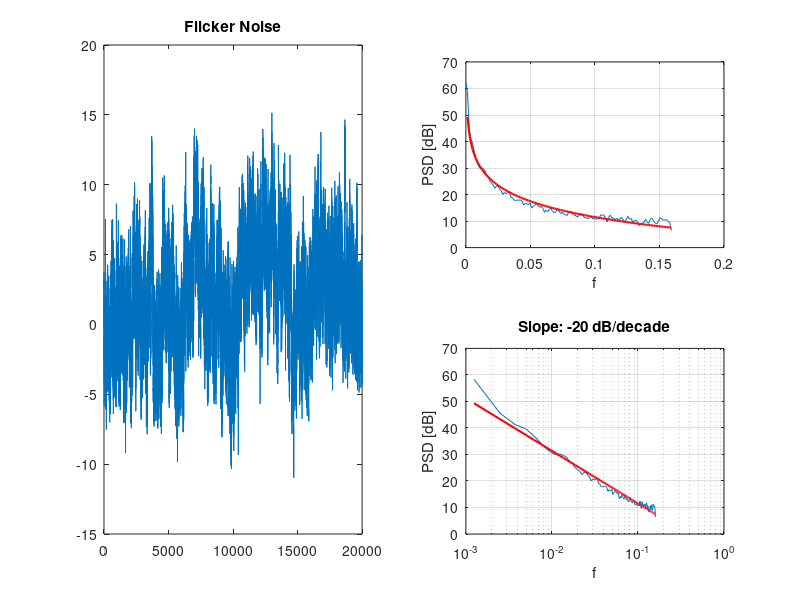
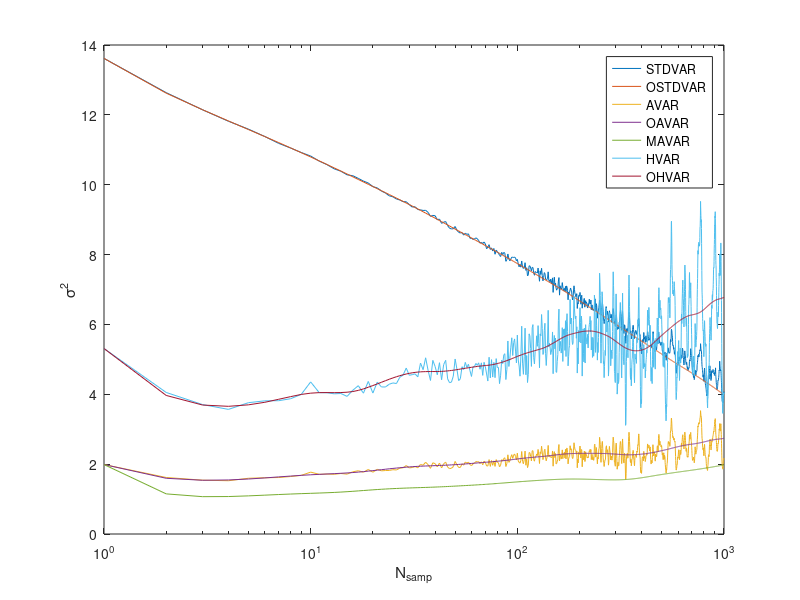

The MATLAB source for these figures, in order:
clear all;
clc;

%% noise generation
N=2e4;
switch 5
    case 1 % White Gaussian Noise (WGN)
        noise=randn(1,N);
        name='White Noise';
    case 2 % Random Walk (RW) - integral of WGN
        wn=randn(1,N);
        wn=wn-mean(wn);
        noise=cumsum(wn);
        name='Random Walk';
    case 3 % Random Run (RR) - integral of RW
        wn=randn(1,N);
        rw=cumsum(wn-mean(wn));
        noise=cumsum(rw-mean(rw));
        name='Random Run';
    case 4 % White Phase Noise (WPN) - derivative of WGN
        noise=diff(randn(1,N+1));
        name='White Phase Noise';
    case 5 % Pink Noise (PN, Flicker Noise, 1/f Noise) - Voss algorithm
        noise=zeros(floor(log2(N))+1,N);
        for ii=1:floor(log2(N))+1
            changes=sort(randperm(N,round(N/2^(ii-1))));
            for jj=0:length(changes)
                if jj==0
                    idx=1:changes(1)-1;
                elseif jj==length(changes)
                    idx=changes(end):N;
                else
                    idx=changes(jj):changes(jj+1)-1;
                end
                noise(ii,idx)=randn*ones(1,length(idx));
            end
        end
        noise=sum(noise);
        name='Flicker Noise';
    case 6 % Flicker Walk (FW) - integral of PN
        noise=zeros(floor(log2(N))+1,N);
        for ii=1:floor(log2(N))+1
            changes=sort(randperm(N,round(N/2^(ii-1))));
            for jj=0:length(changes)
                if jj==0
                    idx=1:changes(1)-1;
                elseif jj==length(changes)
                    idx=changes(end):N;
                else
                    idx=changes(jj):changes(jj+1)-1;
                end
                noise(ii,idx)=randn*ones(1,length(idx));
            end
        end
        noise=cumsum(sum(noise));
        name='Flicker Walk';
    case 7 % Flicker Phase Noise (WPN) - derivative of PN
        N=N+1;
        noise=zeros(floor(log2(N))+1,N);
        for ii=1:floor(log2(N))+1
            changes=sort(randperm(N,round(N/2^(ii-1))));
            for jj=0:length(changes)
                if jj==0
                    idx=1:changes(1)-1;
                elseif jj==length(changes)
                    idx=changes(end):N;
                else
                    idx=changes(jj):changes(jj+1)-1;
                end
                noise(ii,idx)=randn*ones(1,length(idx));
            end
        end
        noise=diff(sum(noise));
        N=N-1;
        name='Flicker Phase Noise';
end

%% calculate roll-off and fit line
[psd,w]=pwelch(noise);
a=polyfit(log10(w(2:end)/pi),20*log10(psd(2:end)),1);

%% plot noise and PSD
figure(1);
subplot(121);
plot(noise);
title(name);
subplot(222);
plot(w/pi,20*log10(psd));
hold on;
plot(w/pi,a(1)*log10(w/pi)+a(2),'r','LineWidth',1.5);
hold off;
grid on;
xlabel('f');
ylabel('PSD [dB]');
subplot(224);
semilogx(w/pi,20*log10(psd));
hold on;
semilogx(w/pi,a(1)*log10(w/pi)+a(2),'r','LineWidth',1.5);
hold off;
grid on;
xlabel('f');
ylabel('PSD [dB]');
title(sprintf('Slope: %.f dB/decade',a(1)));
drawnow;

%% calculate variance estimators
Nsamp=1:1:1000;
for ii=1:length(Nsamp)
    noise_M=filter(ones(1,Nsamp(ii))/Nsamp(ii),1,noise); % moving average
    noise_M=noise_M(Nsamp(ii):end); % remove filter transient
    stdvar(ii)=var(noise_M(1:Nsamp(ii):end)); % Standard Variance
    ostdvar(ii)=var(noise_M); % Overlapping Standard Variance
    noise_MD=filter([1 zeros(1,Nsamp(ii)-1) -1],1,noise_M); % differentiation
    noise_MD=noise_MD(Nsamp(ii)+1:end); % remove filter transient
    avar(ii)=0.5*sum(noise_MD(1:Nsamp(ii):end).^2)/length(noise_MD(1:Nsamp(ii):end)); % Allan Variance
    oavar(ii)=0.5*sum(noise_MD.^2)/length(noise_MD); % Overlapping Allan Variance
    noise_MDM=filter(ones(1,Nsamp(ii))/Nsamp(ii),1,noise_MD); % moving average
    noise_MDM=noise_MDM(Nsamp(ii):end); % remove filter transient
    mavar(ii)=0.5*sum(noise_MDM.^2)/length(noise_MDM); % Modified Allan Variance
    noise_MDD=filter([1 zeros(1,Nsamp(ii)-1) -1],1,noise_MD); % differentiation
    noise_MDD=noise_MDD(Nsamp(ii)+1:end); % remove filter transient
    hvar(ii)=0.5*sum(noise_MDD(1:Nsamp(ii):end).^2)/length(noise_MDD(1:Nsamp(ii):end)); % Hadamard Variance
    ohvar(ii)=0.5*sum(noise_MDD.^2)/length(noise_MDD); % Overlapping Hadamard Variance
end

figure(2);
semilogx(Nsamp,stdvar,Nsamp,ostdvar,Nsamp,avar,Nsamp,oavar,Nsamp,mavar,Nsamp,hvar,Nsamp,ohvar);
legend('STDVAR','OSTDVAR','AVAR','OAVAR','MAVAR','HVAR','OHVAR','Location','Best');
xlabel('N_{samp}');
ylabel('\sigma^2');
